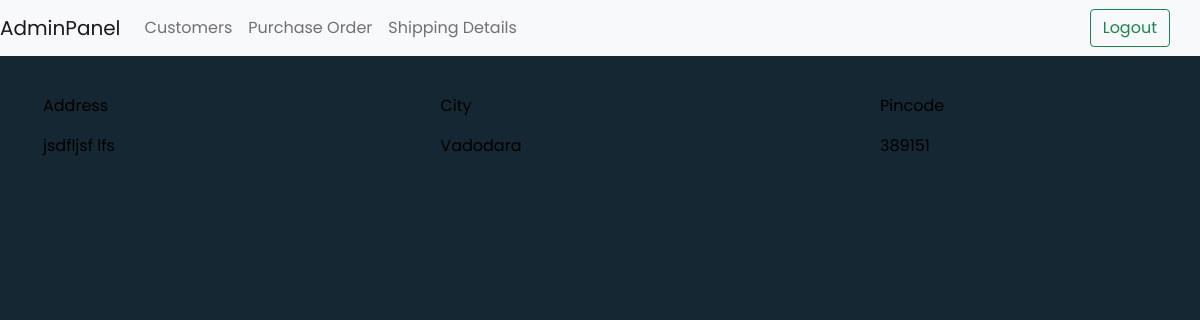
The app's page /shipping_details_dashboard (signed in) with its own data.
### panel/models.py (models this page shows, shortened)
class ShippingDetail(models.Model):
    address = models.CharField(max_length=255)
    city = models.CharField(max_length=100)
    pincode = models.CharField(max_length=20)
    purchase_order = models.ForeignKey(PurchaseOrder, on_delete=models.CASCADE)
    customer = models.ForeignKey(Customer, on_delete=models.CASCADE)

### panel/views.py (the view)
# urls.py: path('shipping_details_dashboard', views.shippig_details_dashboard, name='shipping_details_dashboard')
@login_required
def shippig_details_dashboard(request):
    shipping_details = ShippingDetail.objects.all()
    return render(request, 'shipping_details_dashboard.html', {'shipping_details' : shipping_details})

### templates/shipping_details_dashboard.html
{% extends 'base.html' %} {% load static %}
{% block body %}
<table class="table table-borderless" style="color: black; margin-top: 30px; margin-left: 35px;">
    <thead>
      <tr>
        <th scope="col">Address</th>
        <th scope="col">City</th>
        <th scope="col">Pincode</th>
      </tr>
    </thead>
    <tbody>
        {% for shipping_detail in shipping_details %}
        <tr>
          <td>{{ shipping_detail.address }}</td>
          <td>{{ shipping_detail.city }}</td>
          <td>{{ shipping_detail.pincode }}</td>
        </tr>
        {% endfor %}
    </tbody>
  </table>
{% endblock %}

### static/css/styles.css (style rules this page uses)
*, body { font-family: 'Poppins', sans-serif; font-weight: 400; -webkit-font-smoothing: antialiased; text-rendering: optimizeLegibility; -moz-osx-font-smoothing: grayscale; }
html, body { height: 100%; background-color: #152733; overflow: hidden; }

### records on screen
ShippingDetail: address "jsdfljsf lfs", city "Vadodara", pincode "389151"
